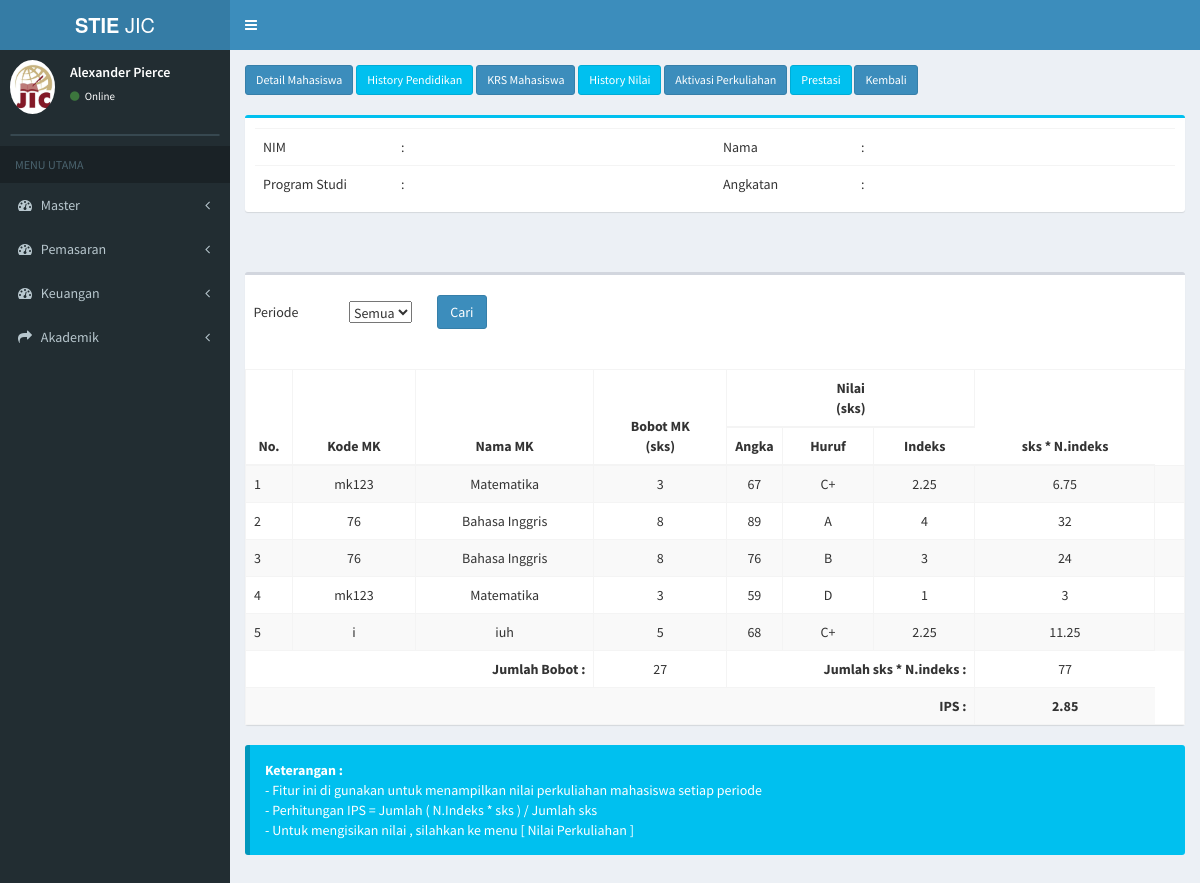
Before: /index.php/mahasiswa/filter_nilai with the older database file.
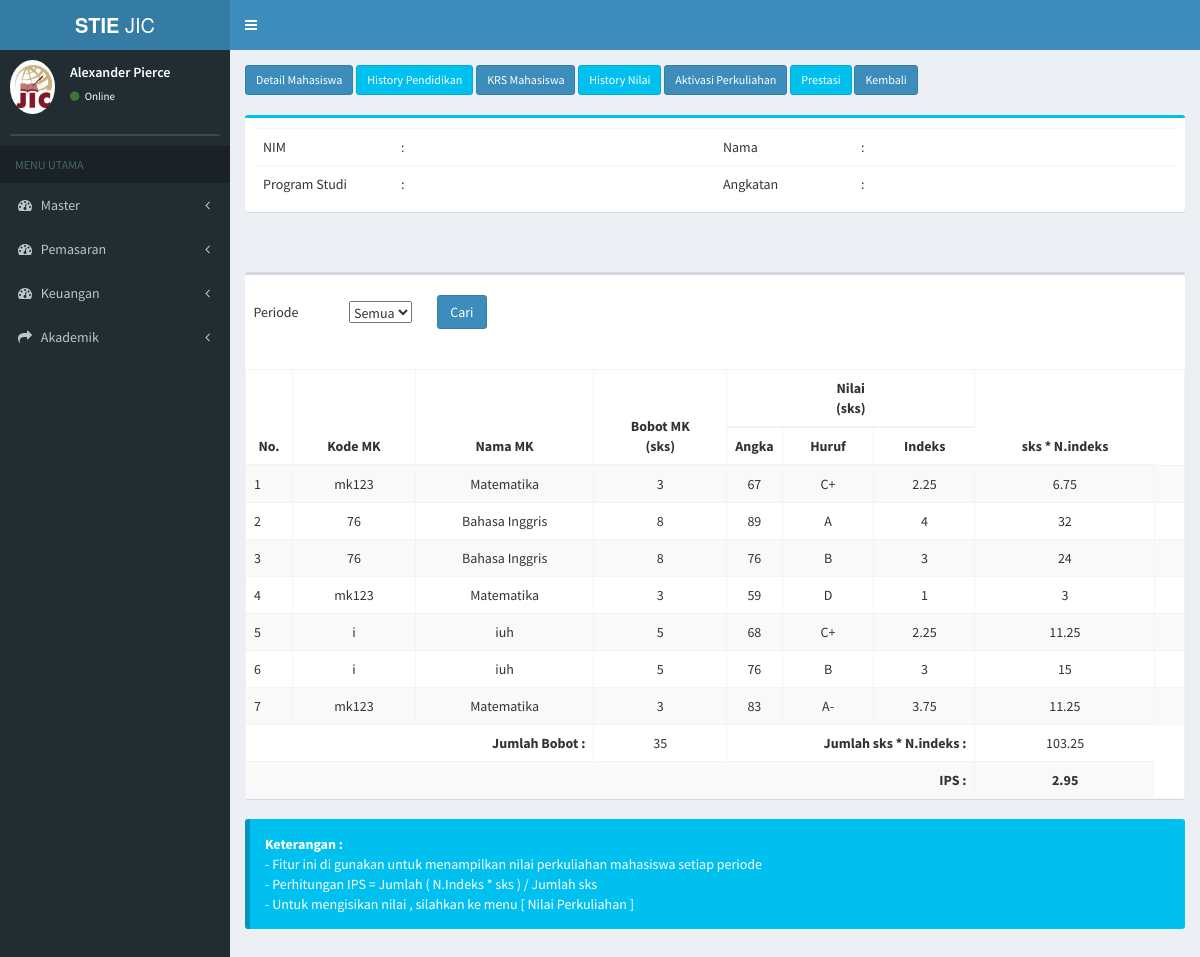
After: the same page with the newer database file.
### tables this page shows
CREATE TABLE `tb_kelas_mhs` (
  `id_kelas_mhs` int(11) NOT NULL,
  `id_mahasiswa` varchar(20) NOT NULL,
  `id_kp` varchar(11) NOT NULL,
  `id_skala_nilai` varchar(10) NOT NULL,
  `nilai_d` float NOT NULL
);

CREATE TABLE `tb_matkul` (
  `kode_matkul` varchar(50) NOT NULL,
  `nama_matkul` varchar(100) NOT NULL,
  `id_prodi` varchar(10) NOT NULL,
  `jenis_matkul` varchar(20) NOT NULL,
  `bobot_matkul` int(11) NOT NULL,
  `bobot_praktikum` int(11) NOT NULL,
  `bobot_tatap_muka` int(11) NOT NULL,
  `bobot_praktik_lapangan` int(11) NOT NULL,
  `bobot_simulasi` int(11) NOT NULL,
  `metode_pembelajaran` varchar(100) NOT NULL,
  `tanggal_mulai` date NOT NULL,
  `tanggal_akhir` date NOT NULL
);

CREATE TABLE `tb_skala_nilai` (
  `id_skala_nilai` int(11) NOT NULL,
  `id_prodi` varchar(7) NOT NULL,
  `nilai_huruf` varchar(5) NOT NULL,
  `nilai_indeks` float NOT NULL,
  `bobot_nilai_minimum` float NOT NULL,
  `bobot_nilai_maksimum` float NOT NULL,
  `tanggal_mulai_efektif` date NOT NULL,
  `tanggal_akhir_efektif` date NOT NULL
);

### application/controllers/mahasiswa.php (called while the page is built, shortened)
<?php
class Mahasiswa extends CI_Controller {
	public function __construct()
	{
		$this->load->model('mahasiswa_model');
		$this->load->model('daftar_ulang_model');
		$this->load->model('konsentrasi_model');
	}
	public function filter_nilai(){
			$id_mahasiswa = $this->uri->segment(3);
			$id_periode=$this->input->get('id_periode');
			$data['mahasiswa'] = $this->mahasiswa_model->detail_krs_mahasiswa($id_mahasiswa);
			$data['nilai'] = $this->mahasiswa_model->filter_nilai($id_mahasiswa,$id_periode);
			$data['main_view'] = 'Mahasiswa/history_nilai_view';
			$this->load->view('template', $data);
	}
}

### index.php (called while the page is built, shortened)
<?php
require_once BASEPATH.'core/CodeIgniter.php';

### application/models/mahasiswa_model.php (called while the page is built, shortened)
<?php
class Mahasiswa_model extends CI_Model {
   function filter_nilai($id_mahasiswa,$id_periode){
     $this->db->select('*');
     $this->db->from('tb_kelas_mhs');
     $this->db->join('tb_kp','tb_kp.id_kp=tb_kelas_mhs.id_kp');
     $this->db->join('tb_matkul','tb_matkul.kode_matkul=tb_kp.kode_matkul');
     $this->db->join('tb_skala_nilai','tb_skala_nilai.id_skala_nilai=tb_kelas_mhs.id_skala_nilai');
     $this->db->join('tb_periode','tb_periode.id_periode=tb_kp.id_periode');
     $this->db->like('tb_kelas_mhs.id_mahasiswa',$id_mahasiswa);
     $this->db->like('tb_periode.id_periode',$id_periode);
     $query = $this->db->get();
     return $query->result();
      }
}

### application/views/Mahasiswa/history_nilai_view.php (the view, shortened to what the changed rows need)
        <br><br>
        <br><br>
        <div class="box">
            <table class="">
                <tbody>
                  <form method="get" action="<?php echo base_url(); ?>mahasiswa/filter_nilai/<?php echo $mahasiswa->id_mahasiswa; ?>">
                  <tr>
                    <th><input type="hidden" name="id_prodi" id="id_prodi" value="<?php echo $mahasiswa->id_prodi; ?>"><br></th>
                  </tr>
                </tbody>
              </table>
              <br>
              <br>
        <table id="table1" class="table table-striped table-bordered" >
    <thead>
    <tr>
        <th style="width:5%;text-align:center" rowspan="2">No.</th>
        <th style="text-align:center" rowspan="2">Kode MK</th>
        <th style="text-align:center" rowspan="2">Nama MK</th>
        <th style="text-align:center" rowspan="2">Bobot MK<br />(sks)</th>
         <th style="text-align:center" colspan="3">Nilai<br />(sks)</th>
         <th style="text-align:center" rowspan="2">sks * N.indeks</th>
    </tr>
    <tr>
        <th style="width:5%;text-align:center">Angka</th>
        <th style="text-align:center">Huruf</th>
        <th style="text-align:center">Indeks</th>
    </tr>
    </thead>
    <tbody>
    <?php
        $no = 0;
        $totalsi = 0;
        $totalbobot = 0;
        foreach($nilai as $data):
             $dataee = $data->bobot_matkul * $data->nilai_indeks;
      ?>
      <tr>
      <td><?php echo ++$no;?></td>
        <td style="text-align:center"><?php echo $data->kode_matkul;?></td>
        <td style="text-align:center"><?php echo $data->nama_matkul;?></td>
        <td style="text-align:center"><?php $totalbobot += $data->bobot_matkul; echo $data->bobot_matkul;?></td>
        <td style="text-align:center"><?php echo $data->nilai_d;?></td>
        <td style="text-align:center"><?php echo $data->nilai_huruf;?></td>
        <td style="text-align:center"><?php echo $data->nilai_indeks;?></td>
        <td style="text-align:center"><?php $totalsi += $dataee; echo $dataee;?></td>
        <td style="text-align:center">
                        </td>
    </tr>
<?php endforeach; ?>
    <tr>
         <td colspan="3" style="text-align:right"> <b> Jumlah Bobot : </b></td>
        <td style="text-align:center">  <?php
        if ($totalbobot == 0) {
            echo $totalbobot = 1;
        } else {
            echo $totalbobot;
        }  ?> </td>
        <td colspan="3" style="text-align:right"> <b> Jumlah sks * N.indeks : </b></td>
        <td style="text-align:center"> <?php echo $totalsi; ?></td>
    </tr>
    <tr>
        <th style="text-align:right" colspan="7"> IPS : </th>
        <th style="text-align:center"> <?php $ips = $totalsi / $totalbobot; echo round($ips, 2); ?>   </th>
    </tr>
  </tbody>
    </table>
    </div>
 <link rel="stylesheet" href="//code.jquery.com/ui/1.12.0/themes/smoothness/jquery-ui.css">

Changed rows visible on the page:
added tb_kelas_mhs: tb_matkul.kode_matkul "i", tb_matkul.nama_matkul "iuh", tb_matkul.bobot_matkul "5", nilai_d "76", id_skala_nilai.nilai_huruf "B", id_skala_nilai.nilai_indeks "3", tb_matkul.bobot_matkul "15"
added tb_kelas_mhs: tb_matkul.kode_matkul "mk123", tb_matkul.nama_matkul "Matematika", tb_matkul.bobot_matkul "3", nilai_d "83", id_skala_nilai.nilai_huruf "A-", id_skala_nilai.nilai_indeks "3.75", tb_matkul.bobot_matkul "11.25"
Other visible differences:
$totalbobot: "27" → "35"
$totalsi: "77" → "103.25"
$ips: "2.85" → "2.95"
